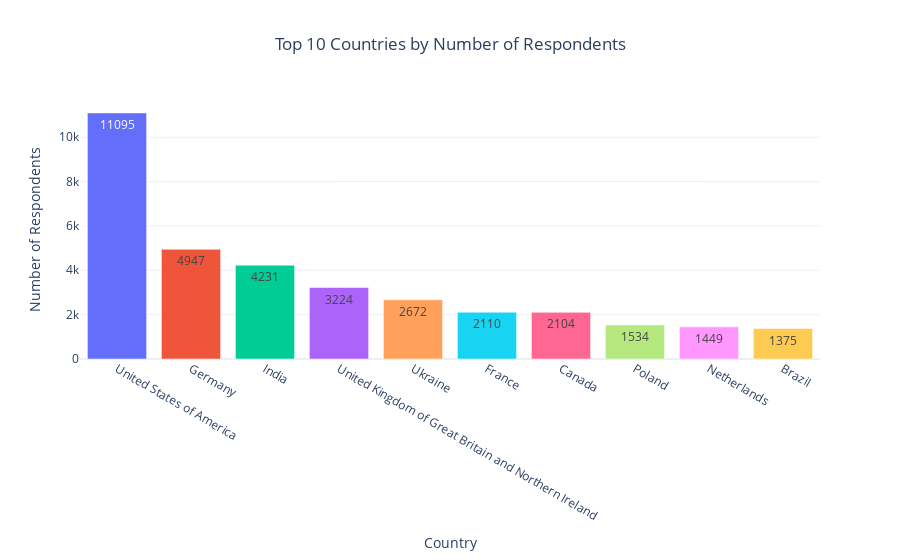

Notebook source saved alongside this figure:
### Code cell
# Count respondents by country
country_counts = survey['Country'].value_counts().head(10).reset_index()
country_counts.columns = ['Country', 'Count']

# Create a bar chart
fig_country = px.bar(
    country_counts,
    x='Country',
    y='Count',
    title='Top 10 Countries by Number of Respondents',
    labels={'Country': 'Country', 'Count': 'Number of Respondents'},
    color='Country',
    text='Count'
)

# Update layout
fig_country.update_layout(
    xaxis_title='Country',
    yaxis_title='Number of Respondents',
    title_x=0.5,
    template='plotly_white',
    showlegend=False
)


fig_country.show()

### Figure 1 — Plotly figure (JSON) as saved in the notebook; plotly's stock layout.template omitted (floating-point values rounded to 4 significant figures)
{"data": [{"alignmentgroup": "True", "hovertemplate": "Country=%{x}<br>Number of Respondents=%{text}<extra></extra>", "legendgroup": "United States of America", "marker": {"color": "#636efa", "pattern": {"shape": ""}}, "name": "United States of America", "offsetgroup": "United States of America", "orientation": "v", "showlegend": true, "text": [11095], "textposition": "auto", "type": "bar", "x": ["United States of America"], "xaxis": "x", "y": [11095], "yaxis": "y"}, {"alignmentgroup": "True", "hovertemplate": "Country=%{x}<br>Number of Respondents=%{text}<extra></extra>", "legendgroup": "Germany", "marker": {"color": "#EF553B", "pattern": {"shape": ""}}, "name": "Germany", "offsetgroup": "Germany", "orientation": "v", "showlegend": true, "text": [4947], "textposition": "auto", "type": "bar", "x": ["Germany"], "xaxis": "x", "y": [4947], "yaxis": "y"}, {"alignmentgroup": "True", "hovertemplate": "Country=%{x}<br>Number of Respondents=%{text}<extra></extra>", "legendgroup": "India", "marker": {"color": "#00cc96", "pattern": {"shape": ""}}, "name": "India", "offsetgroup": "India", "orientation": "v", "showlegend": true, "text": [4231], "textposition": "auto", "type": "bar", "x": ["India"], "xaxis": "x", "y": [4231], "yaxis": "y"}, {"alignmentgroup": "True", "hovertemplate": "Country=%{x}<br>Number of Respondents=%{text}<extra></extra>", "legendgroup": "United Kingdom of Great Britain and Northern Ireland", "marker": {"color": "#ab63fa", "pattern": {"shape": ""}}, "name": "United Kingdom of Great Britain and Northern Ireland", "offsetgroup": "United Kingdom of Great Britain and Northern Ireland", "orientation": "v", "showlegend": true, "text": [3224], "textposition": "auto", "type": "bar", "x": ["United Kingdom of Great Britain and Northern Ireland"], "xaxis": "x", "y": [3224], "yaxis": "y"}, {"alignmentgroup": "True", "hovertemplate": "Country=%{x}<br>Number of Respondents=%{text}<extra></extra>", "legendgroup": "Ukraine", "marker": {"color": "#FFA15A", "pattern": {"shape": ""}}, "name": "Ukraine", "offsetgroup": "Ukraine", "orientation": "v", "showlegend": true, "text": [2672], "textposition": "auto", "type": "bar", "x": ["Ukraine"], "xaxis": "x", "y": [2672], "yaxis": "y"}, {"alignmentgroup": "True", "hovertemplate": "Country=%{x}<br>Number of Respondents=%{text}<extra></extra>", "legendgroup": "France", "marker": {"color": "#19d3f3", "pattern": {"shape": ""}}, "name": "France", "offsetgroup": "France", "orientation": "v", "showlegend": true, "text": [2110], "textposition": "auto", "type": "bar", "x": ["France"], "xaxis": "x", "y": [2110], "yaxis": "y"}, {"alignmentgroup": "True", "hovertemplate": "Country=%{x}<br>Number of Respondents=%{text}<extra></extra>", "legendgroup": "Canada", "marker": {"color": "#FF6692", "pattern": {"shape": ""}}, "name": "Canada", "offsetgroup": "Canada", "orientation": "v", "showlegend": true, "text": [2104], "textposition": "auto", "type": "bar", "x": ["Canada"], "xaxis": "x", "y": [2104], "yaxis": "y"}, {"alignmentgroup": "True", "hovertemplate": "Country=%{x}<br>Number of Respondents=%{text}<extra></extra>", "legendgroup": "Poland", "marker": {"color": "#B6E880", "pattern": {"shape": ""}}, "name": "Poland", "offsetgroup": "Poland", "orientation": "v", "showlegend": true, "text": [1534], "textposition": "auto", "type": "bar", "x": ["Poland"], "xaxis": "x", "y": [1534], "yaxis": "y"}, {"alignmentgroup": "True", "hovertemplate": "Country=%{x}<br>Number of Respondents=%{text}<extra></extra>", "legendgroup": "Netherlands", "marker": {"color": "#FF97FF", "pattern": {"shape": ""}}, "name": "Netherlands", "offsetgroup": "Netherlands", "orientation": "v", "showlegend": true, "text": [1449], "textposition": "auto", "type": "bar", "x": ["Netherlands"], "xaxis": "x", "y": [1449], "yaxis": "y"}, {"alignmentgroup": "True", "hovertemplate": "Country=%{x}<br>Number of Respondents=%{text}<extra></extra>", "legendgroup": "Brazil", "marker": {"color": "#FECB52", "pattern": {"shape": ""}}, "name": "Brazil", "offsetgroup": "Brazil", "orientation": "v", "showlegend": true, "text": [1375], "textposition": "auto", "type": "bar", "x": ["Brazil"], "xaxis": "x", "y": [1375], "yaxis": "y"}], "layout": {"barmode": "relative", "legend": {"title": {"text": "Country"}, "tracegroupgap": 0}, "showlegend": false, "title": {"text": "Top 10 Countries by Number of Respondents", "x": 0.5}, "xaxis": {"anchor": "y", "categoryarray": ["United States of America", "Germany", "India", "United Kingdom of Great Britain and Northern Ireland", "Ukraine", "France", "Canada", "Poland", "Netherlands", "Brazil"], "categoryorder": "array", "domain": [0, 1], "title": {"text": "Country"}}, "yaxis": {"anchor": "x", "domain": [0, 1], "title": {"text": "Number of Respondents"}}}}
